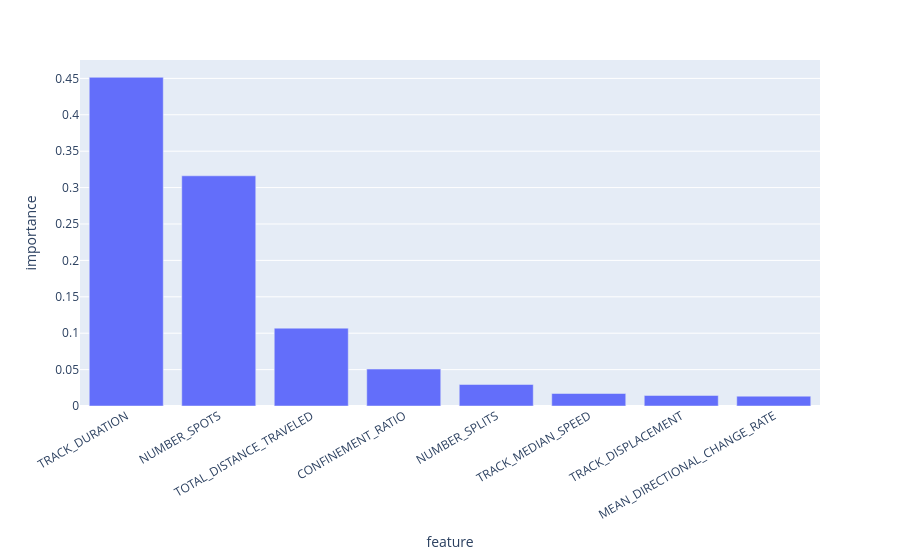

Notebook code for this chart:
### Markdown cell above
## 10. Random Forest + SHAP
Trains a Random Forest to predict the pooled B-cell cluster label from z-scored features,
reports CV accuracy, and computes SHAP per cluster. Figures are saved to this run's output
folder under `Final Analysis Outputs/Bcells`.

### Code cell
# ─── 10) Random Forest + SHAP -- B CELLS ────────────────────────────────────
def _safe(s: str) -> str:
    return re.sub(r"[^\w\-]+", "_", str(s)).strip("_")[:160]

def save_df_as_png(df, filepath, max_rows=25, fontsize=10):
    df_show = df.head(max_rows).copy()
    fig_h = max(2.0, 0.35 * len(df_show) + 1.2)
    fig, ax = plt.subplots(figsize=(12, fig_h))
    ax.axis("off")
    tbl = ax.table(cellText=df_show.values, colLabels=df_show.columns, cellLoc="center", loc="center")
    tbl.auto_set_font_size(False)
    tbl.set_fontsize(fontsize)
    tbl.scale(1, 1.25)
    plt.tight_layout()
    plt.savefig(filepath, dpi=300, bbox_inches="tight")
    plt.close(fig)

def _coi_explanation_for_class(shap_values, coi_idx):
    if hasattr(shap_values, "values"):
        if shap_values.values.ndim == 3:
            return shap.Explanation(
                values=shap_values.values[:, :, coi_idx],
                base_values=np.array(shap_values.base_values)[:, coi_idx],
                data=shap_values.data,
                feature_names=shap_values.feature_names
            )
        else:
            return shap_values
    else:
        return shap_values[coi_idx]

def explain_clusters_shap_and_export(model, X_eval, y_clusters, feat_names, outdir, run_tag, max_display=20):
    if len(np.unique(y_clusters)) < 2:
        print("[WARN] < 2 classes in y_clusters; SHAP per-class view not meaningful.")
        return None

    X_for_shap = pd.DataFrame(X_eval, columns=feat_names)
    le = LabelEncoder()
    le.fit_transform(y_clusters)
    raw_classes = sorted(np.unique(y_clusters))

    outdir.mkdir(exist_ok=True, parents=True)
    run_tag = _safe(run_tag)

    explainer = shap.TreeExplainer(model, model_output="raw")
    shap_values = explainer(X_for_shap)

    tables = []
    for COI in raw_classes:
        encoded_label = le.transform([COI])[0]
        coi_idx_arr = np.where(model.classes_ == encoded_label)[0]
        if len(coi_idx_arr) == 0:
            continue
        coi_idx = coi_idx_arr[0]
        coi_shap = _coi_explanation_for_class(shap_values, coi_idx)
        vals = getattr(coi_shap, "values", coi_shap)

        plt.figure(figsize=(10, 6))
        try:
            shap.plots.violin(coi_shap, max_display=max_display, show=False)
        except Exception:
            shap.summary_plot(vals, X_eval, feature_names=feat_names, plot_type="violin",
                               max_display=max_display, show=False)
        plt.title(f"Cluster {COI}", fontsize=14, pad=12)
        plt.savefig(outdir / f"{run_tag}_cluster_{COI}_SHAP_violin.png", dpi=300, bbox_inches="tight")
        plt.show()

        mean_abs = np.abs(vals).mean(axis=0)
        df_imp = (pd.DataFrame({"feature": feat_names, "mean_abs_SHAP": mean_abs})
                    .sort_values("mean_abs_SHAP", ascending=False).reset_index(drop=True))
        df_imp.insert(0, "cluster", COI)
        tables.append(df_imp)
        save_df_as_png(df_imp, outdir / f"{run_tag}_cluster_{COI}_SHAP_table.png", max_rows=max_display)
        display(df_imp.head(max_display))

    if tables:
        all_tbl = pd.concat(tables, ignore_index=True)
        save_df_as_png(all_tbl, outdir / f"{run_tag}_SHAP_all_clusters_table.png", max_rows=40)
        display(all_tbl.head(40))
        return all_tbl
    return None

def run_rf_shap(X_df, y_labels, feat_cols, title, outdir):
    """RF + SHAP for predicting cluster label from z-scored features."""
    outdir.mkdir(exist_ok=True, parents=True)
    title_safe = _safe(title)

    mask = (y_labels != -1)
    X_keep = X_df.loc[mask].copy()
    y_keep = y_labels[mask]

    print("\n" + "=" * 100)
    print(title)
    print(f"Rows: {len(y_labels)} | Non-noise: {len(y_keep)} | Noise: {len(y_labels) - len(y_keep)}")
    print("Clusters (non-noise):", sorted(pd.unique(y_keep)))
    print(pd.Series(y_keep).value_counts().sort_index().to_string())
    print("=" * 100)

    if len(np.unique(y_keep)) < 2:
        print("[WARN] < 2 non-noise clusters; RF classification not meaningful.")
        return None, None, None

    scaler = StandardScaler(with_mean=True, with_std=True)
    Xz = scaler.fit_transform(X_keep.values)

    rf = RandomForestClassifier(**RF_PARAMS)
    n_splits = 5 if len(y_keep) >= 50 and all((y_keep == k).sum() >= 5 for k in np.unique(y_keep)) else 3
    cv = StratifiedKFold(n_splits=n_splits, shuffle=True, random_state=42)
    scores = cross_val_score(rf, Xz, y_keep, cv=cv, scoring="accuracy", n_jobs=-1)
    print(f"[CV] RF accuracy: {scores.mean():.3f} +/- {scores.std():.3f} (n_splits={n_splits})")

    rf.fit(Xz, y_keep)
    fi = (pd.DataFrame({"feature": feat_cols, "importance": rf.feature_importances_})
            .sort_values("importance", ascending=False).reset_index(drop=True))

    fig_b = px.bar(fi, x="feature", y="importance")
    fig_b.update_layout(xaxis_tickangle=-30)
    fig_b.show()
    fig_b.write_image(outdir / f"{title_safe}_RF_feature_importance.png")
    save_df_as_png(fi, outdir / f"{title_safe}_RF_feature_importance_table.png", max_rows=25)
    display(fi.head(25))

    shap_tbl = explain_clusters_shap_and_export(rf, Xz, y_keep, feat_cols, outdir, title_safe)
    return rf, fi, shap_tbl

rf_bcell, fi_bcell, shap_bcell = run_rf_shap(
    X_df=X_bcell, y_labels=labels_bcell, feat_cols=feat_cols,
    title="Bcells_pooled_WithAndWithoutMacrophages", outdir=BCELL_OUTDIR
)
print(f"\nSaved PNGs to: ./{BCELL_OUTDIR.relative_to(BASE_DIR)}")

### Figure 1 — Plotly figure (JSON) as saved in the notebook; plotly's stock layout.template omitted (floating-point values rounded to 4 significant figures)
{"data": [{"hovertemplate": "feature=%{x}<br>importance=%{y}<extra></extra>", "legendgroup": "", "marker": {"color": "#636efa", "pattern": {"shape": ""}}, "name": "", "orientation": "v", "showlegend": false, "textposition": "auto", "type": "bar", "x": ["TRACK_DURATION", "NUMBER_SPOTS", "TOTAL_DISTANCE_TRAVELED", "CONFINEMENT_RATIO", "NUMBER_SPLITS", "TRACK_MEDIAN_SPEED", "TRACK_DISPLACEMENT", "MEAN_DIRECTIONAL_CHANGE_RATE"], "xaxis": "x", "y": [0.4515, 0.3162, 0.1069, 0.05073, 0.02954, 0.01715, 0.01448, 0.0135], "yaxis": "y"}], "layout": {"barmode": "relative", "legend": {"tracegroupgap": 0}, "margin": {"t": 60}, "xaxis": {"anchor": "y", "domain": [0.0, 1.0], "tickangle": -30, "title": {"text": "feature"}}, "yaxis": {"anchor": "x", "domain": [0.0, 1.0], "title": {"text": "importance"}}}}
